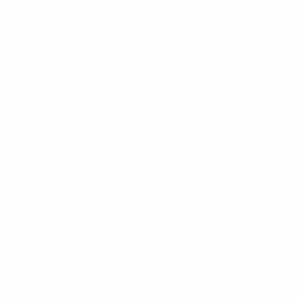
Frame 1 (no input)
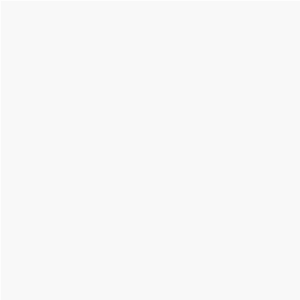
Frame 60 (the mouse pressed at the canvas centre just before this capture)
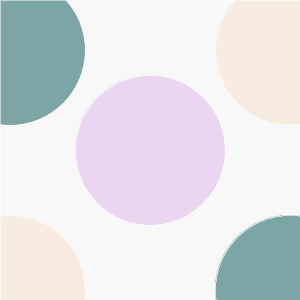
Frame 120 (the mouse held since frame 60 and released just before this capture)

The Processing sketch that drew these frames (run headless with seeded random() and noise(); from frame 60 on, the mouse is pressed at the canvas centre):

// Processing sketch: processing_42516
// ── processing_42516.pde

void setup() {
  background(255,100);
  size(300, 300); 
  smooth();
  strokeWeight(0.2);
  stroke(255);
}

void draw() { 
  fill (247, 246, 238, 20);
  rect (0, 0, height, width);

  fill(8, 84, 95, 20);
  ellipse(10, 50, pmouseX, pmouseY);
  
  fill(244, 232, 208, 20);
  ellipse(290, 50, pmouseX, pmouseY);
  
  fill(244, 232, 208, 20);
  ellipse(10, 290, pmouseX, pmouseY);
  
  fill(8, 84, 95, 20);
  ellipse(290, 290, pmouseX, pmouseY);

  if (mousePressed) {

    fill(212, 150, 230, 10); 

    ellipse(150, 150, pmouseX, pmouseY);
  }
}
